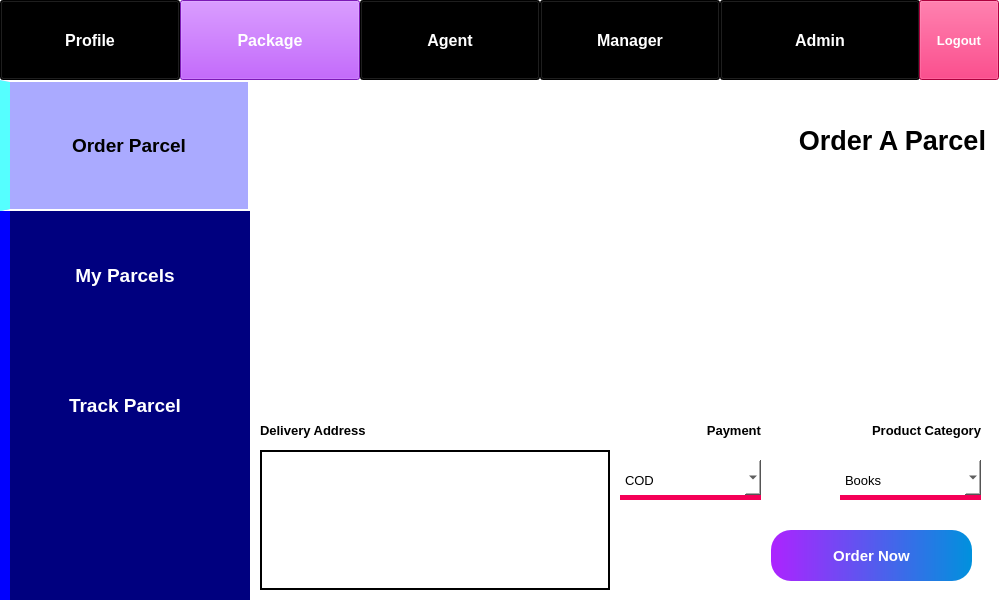
<?xml version="1.0" encoding="UTF-8"?>
<ui version="4.0">
 <class>MainWindow</class>
 <widget class="QMainWindow" name="MainWindow">
  <property name="geometry">
   <rect>
    <x>0</x>
    <y>0</y>
    <width>1000</width>
    <height>600</height>
   </rect>
  </property>
  <property name="windowTitle">
   <string>Order Parcel</string>
  </property>
  <property name="windowIcon">
   <iconset>
    <normaloff>../images/PMS logo.PNG</normaloff>../images/PMS logo.PNG</iconset>
  </property>
  <property name="styleSheet">
   <string notr="true">background-color: rgb(255, 255, 255);</string>
  </property>
  <widget class="QWidget" name="centralwidget">
   <widget class="QPushButton" name="pushButton">
    <property name="geometry">
     <rect>
      <x>0</x>
      <y>0</y>
      <width>180</width>
      <height>80</height>
     </rect>
    </property>
    <property name="font">
     <font>
      <pointsize>12</pointsize>
      <weight>75</weight>
      <bold>true</bold>
     </font>
    </property>
    <property name="styleSheet">
     <string notr="true">background-color: rgb(0, 0, 0);
color: rgb(255, 255, 255);</string>
    </property>
    <property name="text">
     <string>Profile</string>
    </property>
   </widget>
   <widget class="QPushButton" name="pushButton_2">
    <property name="geometry">
     <rect>
      <x>180</x>
      <y>0</y>
      <width>180</width>
      <height>80</height>
     </rect>
    </property>
    <property name="font">
     <font>
      <pointsize>12</pointsize>
      <weight>75</weight>
      <bold>true</bold>
     </font>
    </property>
    <property name="styleSheet">
     <string notr="true">background-color: rgb(173, 35, 255);
color: rgb(255, 255, 255);</string>
    </property>
    <property name="text">
     <string>Package</string>
    </property>
   </widget>
   <widget class="QPushButton" name="pushButton_3">
    <property name="geometry">
     <rect>
      <x>360</x>
      <y>0</y>
      <width>180</width>
      <height>80</height>
     </rect>
    </property>
    <property name="font">
     <font>
      <pointsize>12</pointsize>
      <weight>75</weight>
      <bold>true</bold>
     </font>
    </property>
    <property name="styleSheet">
     <string notr="true">background-color: rgb(0, 0, 0);
color: rgb(255, 255, 255);</string>
    </property>
    <property name="text">
     <string>Agent</string>
    </property>
   </widget>
   <widget class="QPushButton" name="pushButton_4">
    <property name="geometry">
     <rect>
      <x>540</x>
      <y>0</y>
      <width>180</width>
      <height>80</height>
     </rect>
    </property>
    <property name="font">
     <font>
      <pointsize>12</pointsize>
      <weight>75</weight>
      <bold>true</bold>
     </font>
    </property>
    <property name="styleSheet">
     <string notr="true">background-color: rgb(0, 0, 0);
color: rgb(255, 255, 255);</string>
    </property>
    <property name="text">
     <string>Manager</string>
    </property>
   </widget>
   <widget class="QPushButton" name="pushButton_5">
    <property name="geometry">
     <rect>
      <x>720</x>
      <y>0</y>
      <width>200</width>
      <height>80</height>
     </rect>
    </property>
    <property name="font">
     <font>
      <pointsize>12</pointsize>
      <weight>75</weight>
      <bold>true</bold>
     </font>
    </property>
    <property name="styleSheet">
     <string notr="true">background-color: rgb(0, 0, 0);
color: rgb(255, 255, 255);</string>
    </property>
    <property name="text">
     <string>Admin</string>
    </property>
   </widget>
   <widget class="QPushButton" name="pushButton_6">
    <property name="geometry">
     <rect>
      <x>771</x>
      <y>530</y>
      <width>201</width>
      <height>51</height>
     </rect>
    </property>
    <property name="font">
     <font>
      <pointsize>11</pointsize>
      <weight>75</weight>
      <bold>true</bold>
     </font>
    </property>
    <property name="styleSheet">
     <string notr="true">background-color: qlineargradient(spread:pad, x1:0, y1:0, x2:1, y2:0, stop:0 rgba(173, 35, 255, 255), stop:1 rgba(0, 145, 221, 255));
color: rgb(255, 255, 255);
border-radius: 20px;</string>
    </property>
    <property name="text">
     <string>Order Now</string>
    </property>
   </widget>
   <widget class="QPushButton" name="pushButton_7">
    <property name="geometry">
     <rect>
      <x>919</x>
      <y>0</y>
      <width>80</width>
      <height>80</height>
     </rect>
    </property>
    <property name="font">
     <font>
      <pointsize>10</pointsize>
      <weight>75</weight>
      <bold>true</bold>
     </font>
    </property>
    <property name="styleSheet">
     <string notr="true">background-color: rgb(245, 0, 87);
color: rgb(255, 255, 255);</string>
    </property>
    <property name="text">
     <string>Logout</string>
    </property>
   </widget>
   <widget class="QLabel" name="label">
    <property name="geometry">
     <rect>
      <x>0</x>
      <y>80</y>
      <width>250</width>
      <height>520</height>
     </rect>
    </property>
    <property name="styleSheet">
     <string notr="true">background-color: rgb(0, 0, 127);
border-left: 10px solid rgb(0, 0, 255);</string>
    </property>
    <property name="text">
     <string/>
    </property>
   </widget>
   <widget class="QPushButton" name="pushButton_8">
    <property name="geometry">
     <rect>
      <x>0</x>
      <y>80</y>
      <width>250</width>
      <height>131</height>
     </rect>
    </property>
    <property name="font">
     <font>
      <pointsize>14</pointsize>
      <weight>75</weight>
      <bold>true</bold>
     </font>
    </property>
    <property name="styleSheet">
     <string notr="true">background-color: rgb(170, 170, 255);
color: rgb(0, 0, 0);
border: 2px solid white;
border-left: 10px solid rgb(85, 255, 255);</string>
    </property>
    <property name="text">
     <string>Order Parcel</string>
    </property>
    <property name="flat">
     <bool>true</bool>
    </property>
   </widget>
   <widget class="QPushButton" name="pushButton_9">
    <property name="geometry">
     <rect>
      <x>0</x>
      <y>210</y>
      <width>250</width>
      <height>131</height>
     </rect>
    </property>
    <property name="font">
     <font>
      <pointsize>14</pointsize>
      <weight>75</weight>
      <bold>true</bold>
     </font>
    </property>
    <property name="styleSheet">
     <string notr="true">background-color: rgb(0, 0, 127);
color: rgb(255, 255, 255);
border-left: 10px solid rgb(0, 0, 255);</string>
    </property>
    <property name="text">
     <string>My Parcels</string>
    </property>
    <property name="flat">
     <bool>true</bool>
    </property>
   </widget>
   <widget class="QPushButton" name="pushButton_10">
    <property name="geometry">
     <rect>
      <x>0</x>
      <y>340</y>
      <width>250</width>
      <height>131</height>
     </rect>
    </property>
    <property name="font">
     <font>
      <pointsize>14</pointsize>
      <weight>75</weight>
      <bold>true</bold>
     </font>
    </property>
    <property name="styleSheet">
     <string notr="true">background-color: rgb(0, 0, 127);
color: rgb(255, 255, 255);
border-left: 10px solid rgb(0, 0, 255);</string>
    </property>
    <property name="text">
     <string>Track Parcel</string>
    </property>
    <property name="flat">
     <bool>true</bool>
    </property>
   </widget>
   <widget class="QLabel" name="label_2">
    <property name="geometry">
     <rect>
      <x>660</x>
      <y>100</y>
      <width>341</width>
      <height>81</height>
     </rect>
    </property>
    <property name="font">
     <font>
      <pointsize>20</pointsize>
      <weight>75</weight>
      <bold>true</bold>
     </font>
    </property>
    <property name="text">
     <string>Order A Parcel  </string>
    </property>
    <property name="alignment">
     <set>Qt::AlignRight|Qt::AlignTrailing|Qt::AlignVCenter</set>
    </property>
   </widget>
   <widget class="QComboBox" name="comboBox">
    <property name="geometry">
     <rect>
      <x>620</x>
      <y>460</y>
      <width>141</width>
      <height>40</height>
     </rect>
    </property>
    <property name="font">
     <font>
      <pointsize>10</pointsize>
     </font>
    </property>
    <property name="styleSheet">
     <string notr="true">border: none;
border-bottom: 5px solid rgb(245, 0, 87);</string>
    </property>
    <item>
     <property name="text">
      <string>COD</string>
     </property>
    </item>
    <item>
     <property name="text">
      <string>Paid</string>
     </property>
    </item>
   </widget>
   <widget class="QComboBox" name="comboBox_2">
    <property name="geometry">
     <rect>
      <x>840</x>
      <y>460</y>
      <width>141</width>
      <height>40</height>
     </rect>
    </property>
    <property name="font">
     <font>
      <pointsize>10</pointsize>
     </font>
    </property>
    <property name="styleSheet">
     <string notr="true">border: none;
border-bottom: 5px solid rgb(245, 0, 87);</string>
    </property>
    <item>
     <property name="text">
      <string>Books</string>
     </property>
    </item>
    <item>
     <property name="text">
      <string>Electronics</string>
     </property>
    </item>
    <item>
     <property name="text">
      <string>Furniture</string>
     </property>
    </item>
    <item>
     <property name="text">
      <string>Garments</string>
     </property>
    </item>
    <item>
     <property name="text">
      <string>Grocery</string>
     </property>
    </item>
    <item>
     <property name="text">
      <string>Laptop</string>
     </property>
    </item>
    <item>
     <property name="text">
      <string>Mobile</string>
     </property>
    </item>
    <item>
     <property name="text">
      <string>Sports</string>
     </property>
    </item>
    <item>
     <property name="text">
      <string>Toy</string>
     </property>
    </item>
   </widget>
   <widget class="QLabel" name="label_3">
    <property name="geometry">
     <rect>
      <x>630</x>
      <y>410</y>
      <width>131</width>
      <height>40</height>
     </rect>
    </property>
    <property name="font">
     <font>
      <pointsize>10</pointsize>
      <weight>75</weight>
      <bold>true</bold>
     </font>
    </property>
    <property name="text">
     <string>Payment</string>
    </property>
    <property name="alignment">
     <set>Qt::AlignRight|Qt::AlignTrailing|Qt::AlignVCenter</set>
    </property>
   </widget>
   <widget class="QLabel" name="label_4">
    <property name="geometry">
     <rect>
      <x>790</x>
      <y>410</y>
      <width>191</width>
      <height>40</height>
     </rect>
    </property>
    <property name="font">
     <font>
      <pointsize>10</pointsize>
      <weight>75</weight>
      <bold>true</bold>
     </font>
    </property>
    <property name="text">
     <string>Product Category</string>
    </property>
    <property name="alignment">
     <set>Qt::AlignRight|Qt::AlignTrailing|Qt::AlignVCenter</set>
    </property>
   </widget>
   <widget class="QLabel" name="label_5">
    <property name="geometry">
     <rect>
      <x>250</x>
      <y>80</y>
      <width>750</width>
      <height>311</height>
     </rect>
    </property>
    <property name="text">
     <string/>
    </property>
    <property name="pixmap">
     <pixmap>../images/order parcel.png</pixmap>
    </property>
    <property name="scaledContents">
     <bool>true</bool>
    </property>
   </widget>
   <widget class="QLabel" name="label_6">
    <property name="geometry">
     <rect>
      <x>260</x>
      <y>410</y>
      <width>191</width>
      <height>40</height>
     </rect>
    </property>
    <property name="font">
     <font>
      <pointsize>10</pointsize>
      <weight>75</weight>
      <bold>true</bold>
     </font>
    </property>
    <property name="text">
     <string>Delivery Address</string>
    </property>
   </widget>
   <widget class="QTextBrowser" name="textBrowser">
    <property name="geometry">
     <rect>
      <x>260</x>
      <y>450</y>
      <width>350</width>
      <height>140</height>
     </rect>
    </property>
    <property name="styleSheet">
     <string notr="true">border: 2px solid;</string>
    </property>
   </widget>
   <zorder>pushButton</zorder>
   <zorder>pushButton_2</zorder>
   <zorder>pushButton_3</zorder>
   <zorder>pushButton_4</zorder>
   <zorder>pushButton_5</zorder>
   <zorder>pushButton_6</zorder>
   <zorder>pushButton_7</zorder>
   <zorder>label</zorder>
   <zorder>pushButton_8</zorder>
   <zorder>pushButton_9</zorder>
   <zorder>pushButton_10</zorder>
   <zorder>comboBox</zorder>
   <zorder>comboBox_2</zorder>
   <zorder>label_3</zorder>
   <zorder>label_4</zorder>
   <zorder>label_5</zorder>
   <zorder>label_2</zorder>
   <zorder>label_6</zorder>
   <zorder>textBrowser</zorder>
  </widget>
 </widget>
 <resources/>
 <connections/>
</ui>
